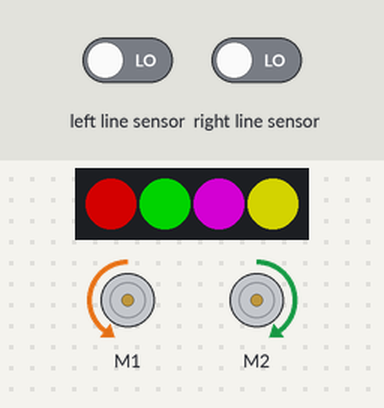
The program below on a simulated BBC micro:bit (MakeCode). Shown: 4 RGB LEDs in strip order, left to right, 2 × DC motor (green arrow = forward, orange = backward, longer = faster). Inputs (shaded band) come from the test bench; at power-on: left line sensor LOW, right line sensor LOW. Dim RGB values are drawn brighter than linear.

Above: at 1.2 s.
1.3 s: left line sensor driven HIGH
At 1.9 s:
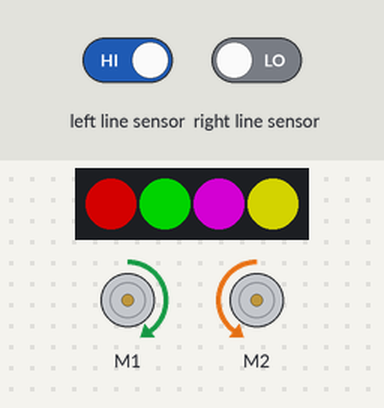
2.8 s: right line sensor driven HIGH
At 4.0 s:
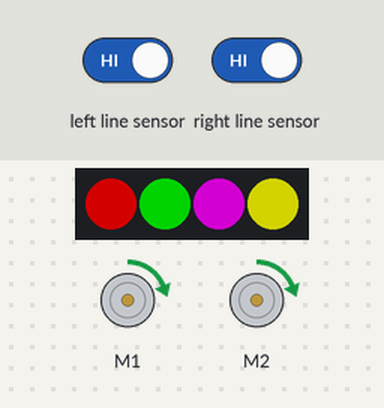
4.3 s: right line sensor driven LOW
At 5.5 s:
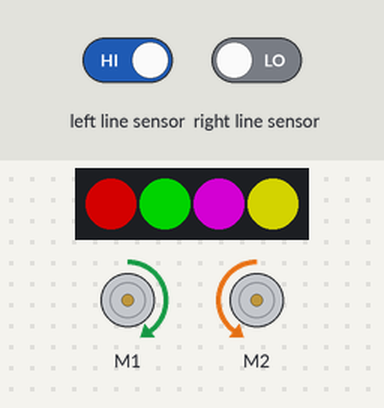
5.8 s: left line sensor driven LOW
At 6.7 s:
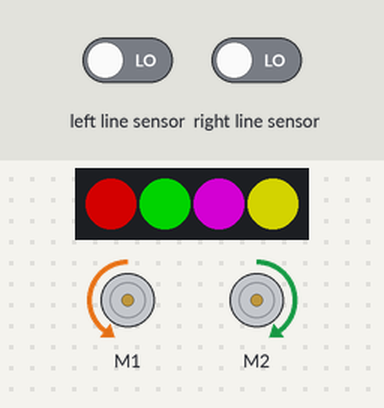
Timing chart, 0 to 8.3 s (numbered marks = the images above; inputs shaded):
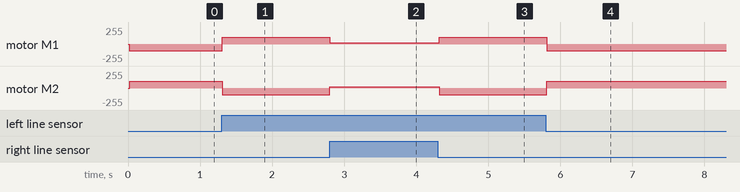

The program:

main.ts
```typescript
let strip = neopixel.create(DigitalPin.P15, 4, NeoPixelMode.RGB)
strip.setPixelColor(0, neopixel.colors(NeoPixelColors.Red))
strip.setPixelColor(1, neopixel.colors(NeoPixelColors.Green))
strip.setPixelColor(2, neopixel.colors(NeoPixelColors.Purple))
strip.setPixelColor(3, neopixel.colors(NeoPixelColors.Yellow))
strip.show()
basic.forever(function () {
    if (maqueen.readPatrol(maqueen.Patrol.PatrolLeft) == 0) {
        maqueen.motorRun(maqueen.Motors.M1, maqueen.Dir.CCW, 100)
        maqueen.motorRun(maqueen.Motors.M2, maqueen.Dir.CW, 100)
    } else if (maqueen.readPatrol(maqueen.Patrol.PatrolRight) == 0) {
        maqueen.motorRun(maqueen.Motors.M1, maqueen.Dir.CW, 100)
        maqueen.motorRun(maqueen.Motors.M2, maqueen.Dir.CCW, 100)
    } else {
        maqueen.motorRun(maqueen.Motors.All, maqueen.Dir.CW, 20)
    }
})
```

test.ts
```typescript
// aquí va el archivo "tests"; esto no se compilará cuando este paquete se utilice como una extensión.
```

Measured:
- after the input at 1.3 s, motor M1: backward 100/255 → forward 100/255 at once; motor M2: forward 100/255 → backward 100/255 at once
- after the input at 2.8 s, motor M1: forward 100/255 → forward 20/255 at once; motor M2: backward 100/255 → forward 20/255 at once
- after the input at 4.3 s, motor M1: forward 20/255 → forward 100/255 at once; motor M2: forward 20/255 → backward 100/255 at once
- after the input at 5.8 s, motor M1: forward 100/255 → backward 100/255 at once; motor M2: backward 100/255 → forward 100/255 at once
